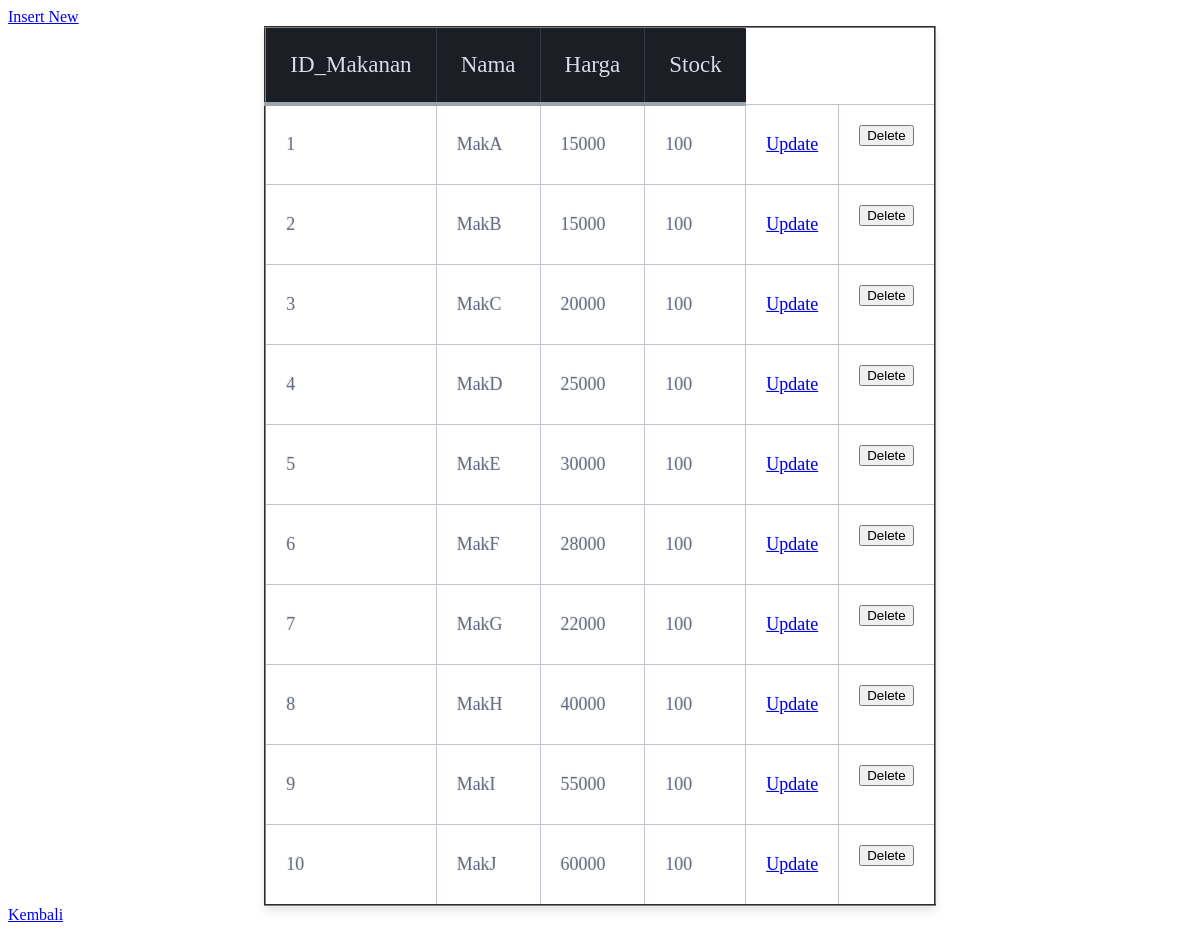
Screenshot of /stock_makanan.php (signed in) with the database file from the repository.
### tables this page shows
CREATE TABLE `makanan` (
  `IdMakanan` int(11) NOT NULL,
  `Nama` varchar(255) DEFAULT NULL,
  `harga` int(11) DEFAULT NULL,
  `stock` int(11) DEFAULT NULL
);

### query.php (called while the page is built, shortened)
<?php
 include "conn.php" ;
 function get($type,$sql){
	global $conn;
	$i=0;
	$result=array();
			if($type== "makanan"){
		$arrayres=mysqli_query($conn,$sql);
		while($row = mysqli_fetch_assoc($arrayres)){
		$result[$i]["IdMakanan"]=$row ["IdMakanan"];
		$result[$i]["Nama"]=$row ["Nama"];
		$result[$i]["harga"]=$row ["harga"];
		$result[$i]["stock"]=$row ["stock"];
		$i++;
		}
	}
	return $result;
 }
 ?>

### stock_makanan.php (the view, shortened to what this page needs)
<?php
include "query.php";
$makan=get("makanan","SELECT * from makanan ");
?>
<html>
<head>
<link rel="stylesheet" href="stock-style.css">
</head>
<body>
<a href="data_makanan_iu.php?id=">Insert New</a>
<table class="table-fill" border='2'>
<tr>
<th>ID_Makanan</th>
<th>Nama</th>
<th>Harga</th>
<th>Stock</th>
</tr>
<?php
for($i=0;$i<sizeof($makan);$i++){
echo "<tr><td>";
$id=$makan[$i]["IdMakanan"];
echo $makan[$i]["IdMakanan"]."</td><td>";
echo $makan[$i]["Nama"]."</td><td>";
echo $makan[$i]["harga"]."</td><td>";
echo $makan[$i]["stock"]."</td><td>";
echo "<a href=\"data_makanan_iu.php?id=$id\">Update</a></td><td>";
echo " <form action='' method='post'><input type='submit' name='delete' value='Delete'></td>";
echo "</tr>";
}
echo "</table>";
?>
<a href="adminhome.php">Kembali</a>
</body>
</html>

### stock-style.css (style rules this page uses)
.table-fill { background: white; border-radius:3px; border-collapse: collapse; height: 320px; margin: auto; max-width: 600px; padding:5px; width: 100%; box-shadow: 0 5px 10px rgba(0, 0, 0, 0.1); animation: float 5s infinite; }
th { color:#D5DDE5;; background:#1b1e24; border-bottom:4px solid #9ea7af; border-right: 1px solid #343a45; font-size:23px; font-weight: 100; padding:24px; text-align:left; text-shadow: 0 1px 1px rgba(0, 0, 0, 0.1); vertical-align:middle; }
th:first-child { border-top-left-radius:3px; }
th:last-child { border-top-right-radius:3px; border-right:none; }
tr { border-top: 1px solid #C1C3D1; border-bottom-: 1px solid #C1C3D1; color:#666B85; font-size:16px; font-weight:normal; text-shadow: 0 1px 1px rgba(256, 256, 256, 0.1); }
tr:first-child { border-top:none; }
td { background:#FFFFFF; padding:20px; text-align:left; vertical-align:middle; font-weight:300; font-size:18px; text-shadow: -1px -1px 1px rgba(0, 0, 0, 0.1); border-right: 1px solid #C1C3D1; }
td:last-child { border-right: 0px; }

### rows the page displays
makanan: IdMakanan "1", Nama "MakA", harga "15000", stock "100"
makanan: IdMakanan "2", Nama "MakB", harga "15000", stock "100"
makanan: IdMakanan "3", Nama "MakC", harga "20000", stock "100"
makanan: IdMakanan "4", Nama "MakD", harga "25000", stock "100"
makanan: IdMakanan "5", Nama "MakE", harga "30000", stock "100"
makanan: IdMakanan "6", Nama "MakF", harga "28000", stock "100"
makanan: IdMakanan "7", Nama "MakG", harga "22000", stock "100"
makanan: IdMakanan "8", Nama "MakH", harga "40000", stock "100"
makanan: IdMakanan "9", Nama "MakI", harga "55000", stock "100"
makanan: IdMakanan "10", Nama "MakJ", harga "60000", stock "100"
